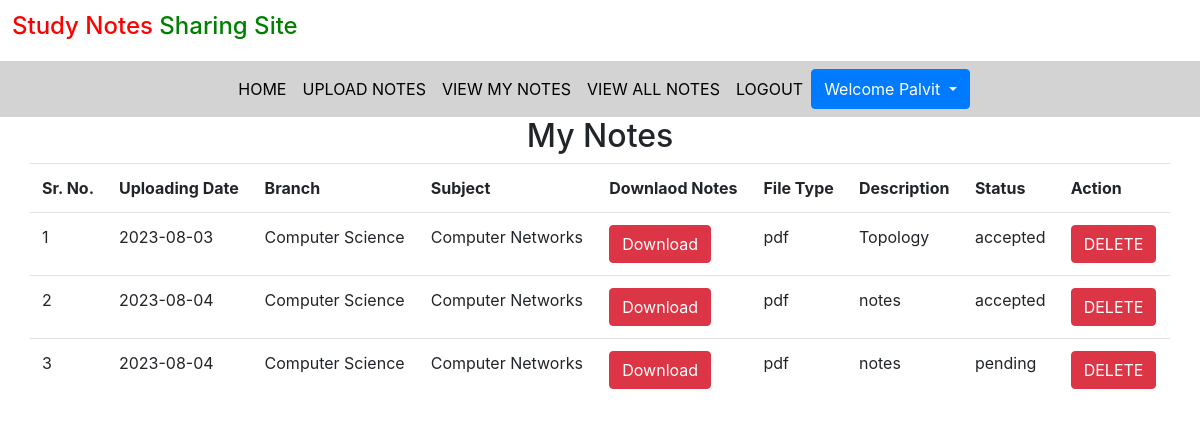
/mynotes (signed in), run on the app's committed database.
### notes/models.py (models this page shows, shortened)
class Notes(models.Model):
    user = models.ForeignKey(User, on_delete=models.CASCADE)
    uploading_date = models.CharField(max_length=30, null=True)
    branch = models.CharField(max_length=30)
    subject = models.CharField(max_length=30)
    notes_file = models.FileField()
    filetype = models.CharField(max_length=30, null=True)
    description = models.CharField(max_length=200)
    status = models.CharField(max_length=15, default="pending")

### notes/views.py (the view)
# urls.py: path('mynotes', views.mynotes, name="mynotes"),
def mynotes(request):
    user = User.objects.get(id=request.user.id)
    notes = models.Notes.objects.filter(user=user)
    data = {
        "notes": notes
    }
    return render(request, 'notes/mynotes.html', data)

### templates/notes/mynotes.html (shortened to what this page needs)
{% extends 'notes/usernavigation.html'%}
{% load static%}
{% block body%}
<div class="container" id="main">
    <h2 style="text-align: center;">My Notes</h2>
    <div class="row">
        <table class="table table=bordered" id="myTable">
          <tr>
            <th>Sr. No.</th>
            <th>Uploading Date</th>
            <th>Branch</th>
            <th>Subject</th>
            <th>Downlaod Notes</th>
            <th>File Type</th>
            <th>Description</th>
            <th>Status</th>
            <th>Action</th>
          </tr>
          {% for item in notes%}
          <tr>
           <td>
            {{forloop.counter}}
           </td>
           <td>
            {{item.uploading_date}}
           </td>
           <td>
            {{item.branch}}
           </td>
           <td>
            {{item.subject}}
           </td>
           <td>
            <a href="{{item.notes_file.url}}" class="btn btn-danger" download>Download</a>
           </td>
           <td>
            {{item.filetype}}
           </td>
           <td>
            {{item.description}}
           </td>
           <td>
            {{item.status}}
           </td>
           <td>
             <a href="{% url 'delete_mynotes' item.id %}" class="btn btn-danger" onclick="return confirm('Are You Sure?')">DELETE</a>
           </td>
          </tr>
          {% endfor %}
        </table>
    </div>
</div>
{% endblock %}

### templates/notes/usernavigation.html (shortened to what this page needs)
<!DOCTYPE html>
<!doctype html>
{%load static%}
<html lang="en">
  <head>
    <link rel="stylesheet" href="https://cdn.jsdelivr.net/npm/bootstrap@4.0.0/dist/css/bootstrap.min.css">
    <link rel="stylesheet" href="{% static 'mystyle.css' %}">
  </head>
  <body>
    <h4 style="padding: 1%;">
        <span style="color:red" >Study Notes</span> <span style="color:green">Sharing Site</span>
      </h4>
      <nav class="navbar navbar-expand-sm justify-content-center" style="background-color: lightgrey;">
        <ul class="navbar-nav">
          <li class="nav-item">
              <a href="{% url 'profile'%}" class="nav-link">HOME</a>
          </li>
          <li class="nav-item">
              <a href="{% url 'upload_notes' %}" class="nav-link">UPLOAD NOTES</a>
          </li>
          <li class="nav-item">
              <a href="{% url 'mynotes' %}" class="nav-link">VIEW MY NOTES</a>
          </li>
          <li class="nav-item">
              <a href="{% url 'user_allnotes' %}" class="nav-link">VIEW ALL NOTES</a>
          </li>
          <li class="nav-item">
              <a href="{% url 'userlogout' %}" class="nav-link">LOGOUT</a>
          </li>
          <div class="btn-group">
              <button type="button" class="btn btn-primary dropdown-toggle" data-toggle="dropdown" aria-haspopup="true" aria-expanded="false">
                Welcome {{request.user.first_name}}
              </button>
            </div>
        </ul>
      </nav>
      {%block body%}
      {% endblock %}
  </body>
</html>

### static/mystyle.css (style rules this page uses)
.nav-link { color: black; }

### data on the page
Notes: uploading_date "2023-08-03", branch "Computer Science", subject "Computer Networks", filetype "pdf", description "Topology", status "accepted"
Notes: uploading_date "2023-08-04", branch "Computer Science", subject "Computer Networks", filetype "pdf", description "notes", status "accepted"
Notes: uploading_date "2023-08-04", branch "Computer Science", subject "Computer Networks", filetype "pdf", description "notes", status "pending"

### other printed values
{{ request.user.first_name }} "Palvit"
